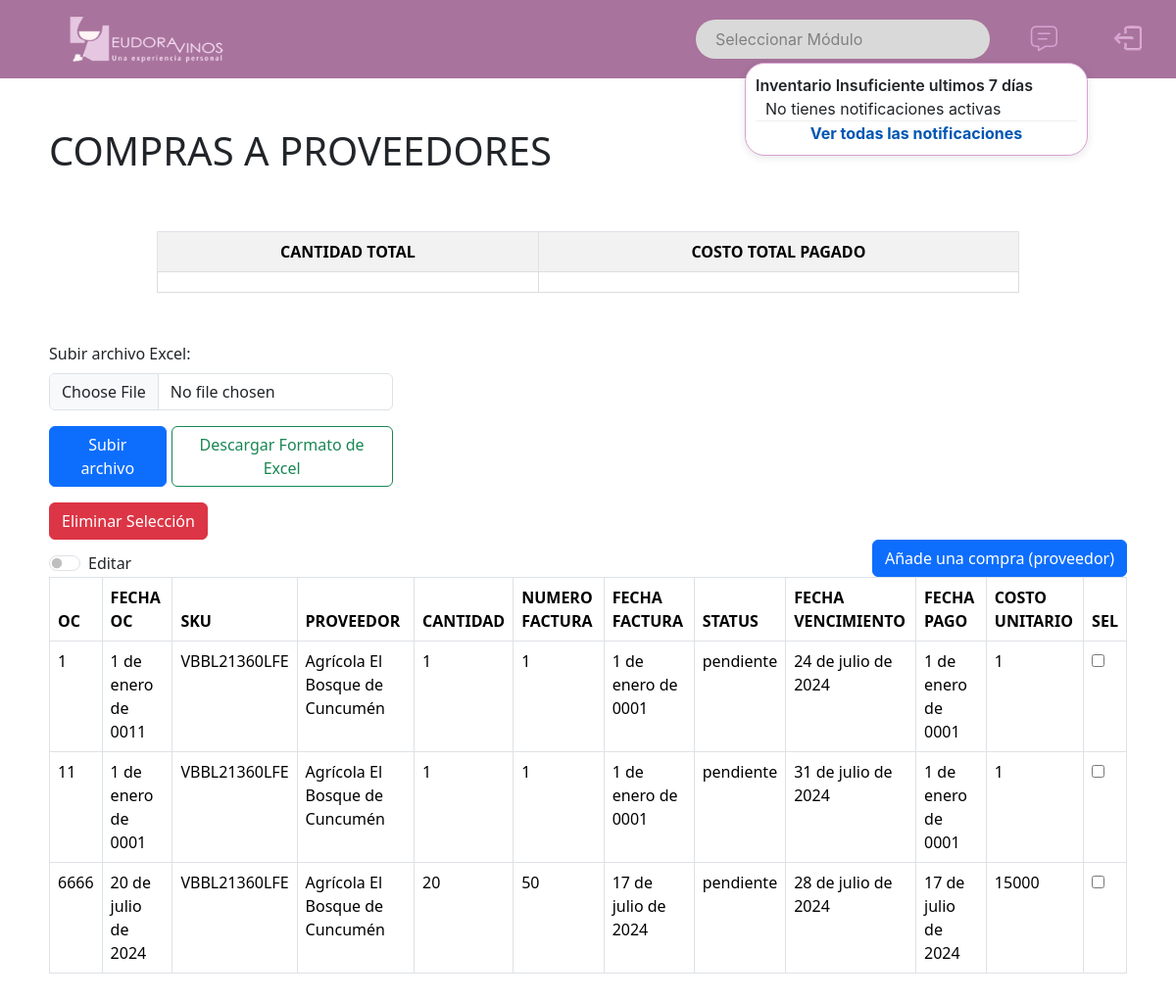
The page /compra_proveedor/ (signed in) on the database as committed earlier.
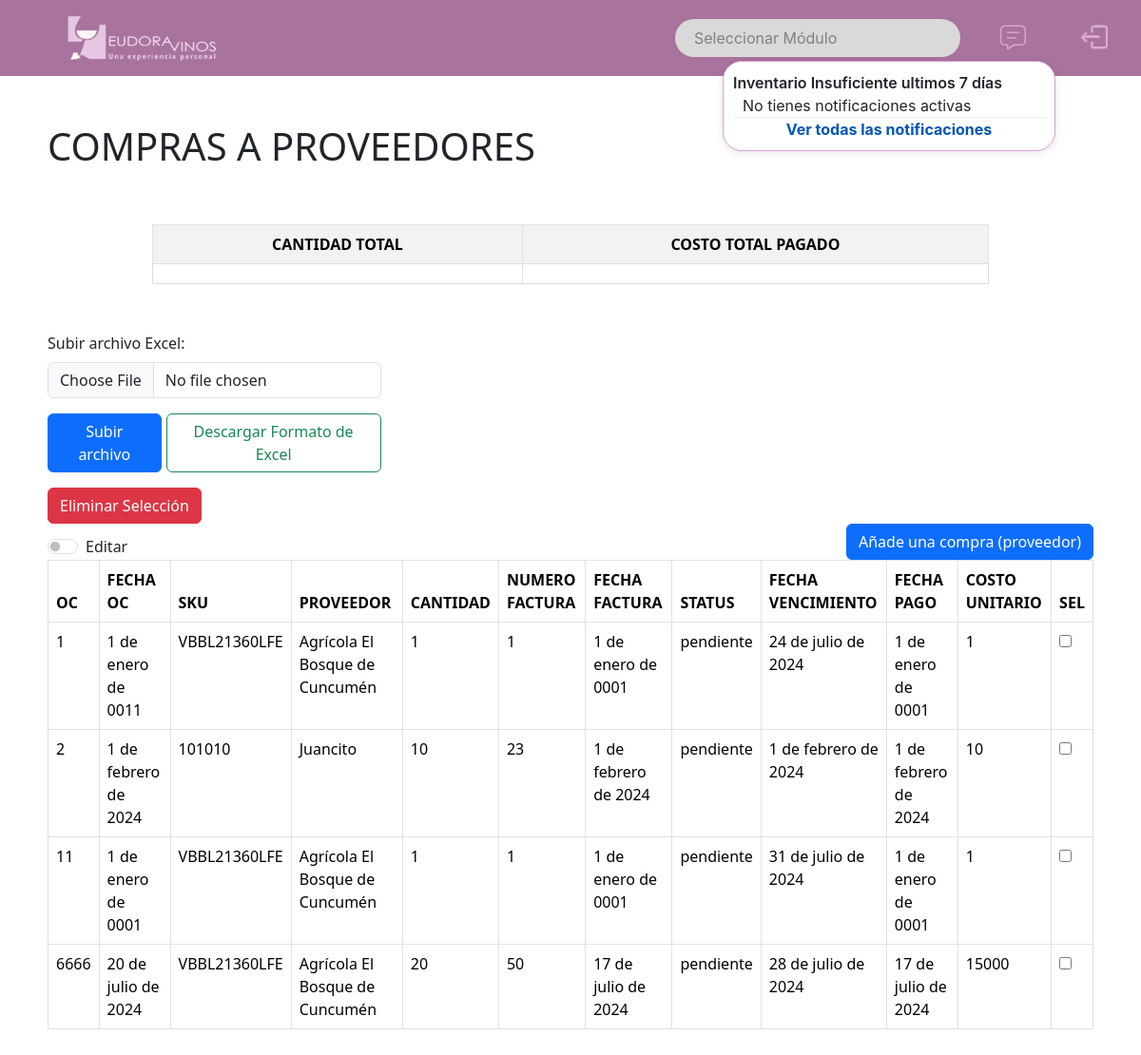
The same page on the database as committed later.
### website/models.py (models this page shows, shortened)
class Compra_proveedores(models.Model):
    OC = models.IntegerField(primary_key=True, unique=True)
    nombre_prov = models.ForeignKey(Proveedores, on_delete=models.CASCADE) #foreign
    fecha_oc = models.DateField()
    SKU = models.ForeignKey(Producto, on_delete=models.CASCADE) #foreign
    cantidad = models.IntegerField()
    numero_factura = models.IntegerField()
    fecha_factura = models.DateField(null=True)
    status = models.CharField(max_length=50)
    fecha_vencimiento = models.DateField()
    fecha_pago = models.DateField(null=True, blank=True)
    costo_unitario = models.IntegerField(null=True)

class Producto(models.Model):
    SKU = models.CharField(primary_key=True, max_length=50, unique=True)
    tipo_producto = models.CharField(max_length=50, null=True)
    cepa= models.CharField(max_length=50, null=True)
    cosecha = models.CharField(max_length=50, null=True)
    nombre_producto = models.CharField(max_length=50, null=True)
    viña= models.CharField(max_length=150, null=True)
    def __str__(self):
        return self.SKU

class Proveedores(models.Model):
    nombre_prov = models.CharField(primary_key=True, unique=True, max_length=50)
    email_empresa = models.EmailField(null=True)
    telefono_empresa = models.IntegerField(null=True)
    def __str__(self):
        return self.nombre_prov

### website/views.py (the view)
# urls.py: path('compra_proveedor/', views.compra_proveedor, name='Compra_proveedores'), #muestra
@login_required
def compra_proveedor(request):
    compra_proveedores = Compra_proveedores.objects.all()
    return render(request, 'compra_proveedor.html', {'compra_proveedores': compra_proveedores})

### website/context_processors.py (called while the page is built)
def notificaciones(request):
    fecha_limite = datetime.now().date() - timedelta(days=7)
    notificaciones_activas = Alerta_stock.objects.filter(fecha_alerta__gte=fecha_limite)
    return {'notificaciones_activas': notificaciones_activas}

### website/templates/compra_proveedor.html (shortened to what the changed rows need)
{% load static%}
{% include "base.html" %}
{% block content %}
    <div id="tablas-css" >
        <link type="text/css" href='{% static "css/tablas2.css" %}' rel="stylesheet"/>
        <div id="titulo-modelo">
            <h1>COMPRAS A PROVEEDORES</h1>
        </div>
        <div>
            <table id="totals-table" class="table table-bordered table-hover">
                <thead>
                    <tr>
                        <th>CANTIDAD TOTAL</th>
                        <th>COSTO TOTAL PAGADO</th>
                    </tr>
                </thead>
            </table>
        </div>
        <div>
            <table id="table" summary="tabla compra_proveedor" class=" table table-bordered table-hover dt-responsive" >
                <thead>
                <tr class="listado">
                    <th> OC </th>
                    <th> FECHA OC </th>
                    <th> SKU</th>
                    <th> PROVEEDOR </th>
                    <th> CANTIDAD </th>
                    <th> NUMERO FACTURA </th>
                    <th> FECHA FACTURA </th>
                    <th> STATUS </th>
                    <th> FECHA VENCIMIENTO </th>
                    <th> FECHA PAGO </th>
                    <th> COSTO UNITARIO </th>
                    <th> SEL </th>
                </tr>
                </thead>
                <tbody>
                    {% for compra_proveedor in compra_proveedores %}
                    <tr class="listado">
                        <td>{{ compra_proveedor.OC }}</td>
                        <td class="editable" data-oc="{{ compra_proveedor.OC }}" data-type="fecha_oc">{{ compra_proveedor.fecha_oc }}</td>
                        <td>{{ compra_proveedor.SKU }}</td>
                        <td>{{ compra_proveedor.nombre_prov }}</td>
                        <td class="editable" data-oc="{{ compra_proveedor.OC }}" data-type="cantidad">{{ compra_proveedor.cantidad }}</td>
                        <td class="editable" data-oc="{{ compra_proveedor.OC }}" data-type="numero_factura">{{ compra_proveedor.numero_factura }}</td>
                        <td class="editable" data-oc="{{ compra_proveedor.OC }}" data-type="fecha_factura">{{ compra_proveedor.fecha_factura }}</td>
                        <td class="editable" data-oc="{{ compra_proveedor.OC }}" data-type="status">{{ compra_proveedor.status }}</td>
                        <td class="editable" data-oc="{{ compra_proveedor.OC }}" data-type="fecha_vencimiento">{{ compra_proveedor.fecha_vencimiento }}</td>
                        <td class="editable" data-oc="{{ compra_proveedor.OC }}" data-type="fecha_pago">{{ compra_proveedor.fecha_pago }}</td>
                        <td class="editable" data-oc="{{ compra_proveedor.OC }}" data-type="costo_unitario">{{ compra_proveedor.costo_unitario }}</td>
                        <td>
                            <input type="checkbox" data-OC="{{ compra_proveedor.OC }}" name="seleccionar" id="seleccionar">
                        </td>
                    </tr>
                    {% endfor %}
                </tbody>
            </table>
        </div>
    </div>
{% endblock %}

Rows that differ between the two databases and show on the page:
added Compra_proveedores: OC "2", fecha_oc "1 de febrero de 2024", SKU "101010", nombre_prov "Juancito", cantidad "10", numero_factura "23", fecha_factura "1 de febrero de 2024", status "pendiente", fecha_vencimiento "1 de febrero de 2024", fecha_pago "1 de febrero de 2024", costo_unitario "10"
